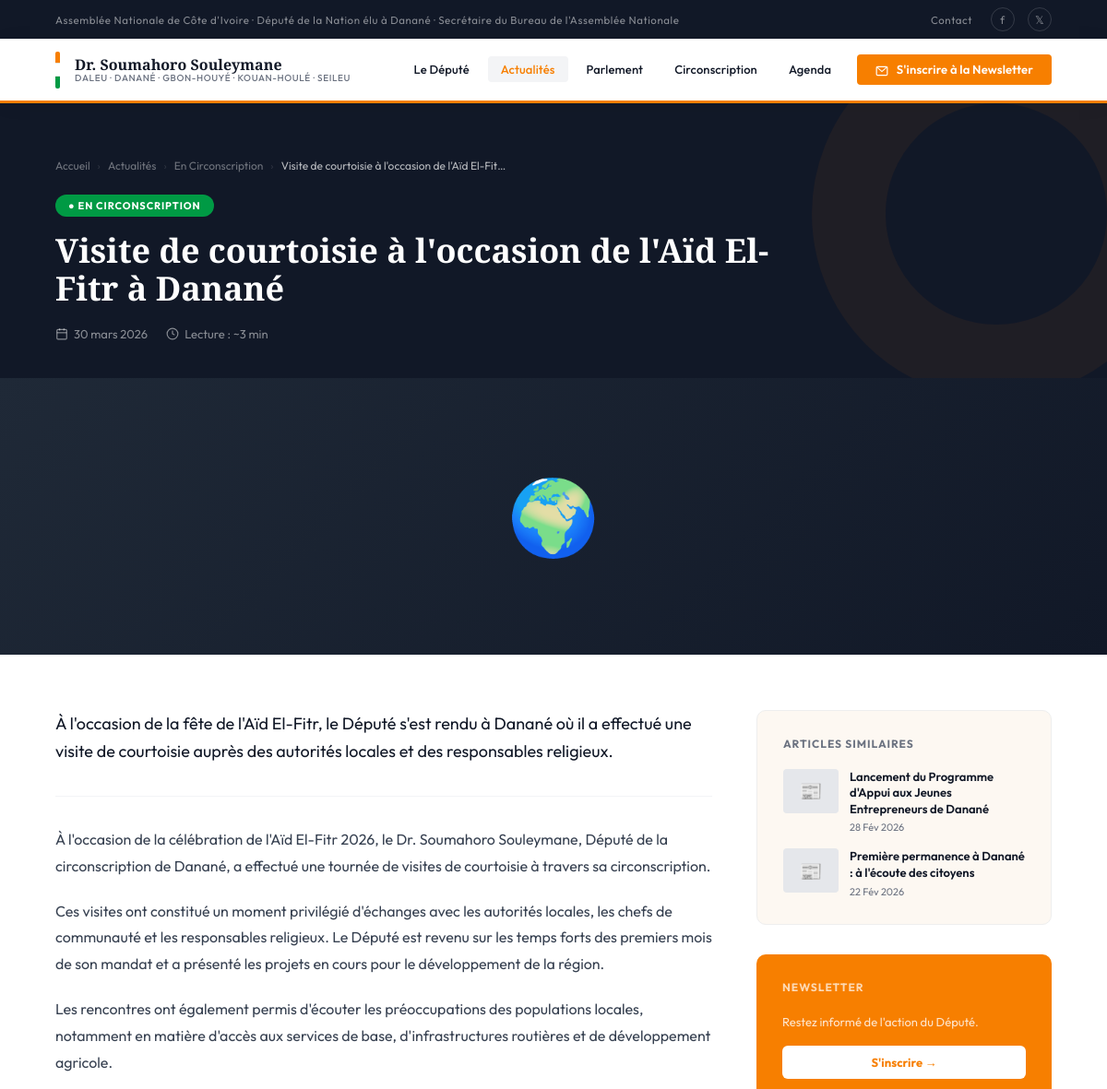
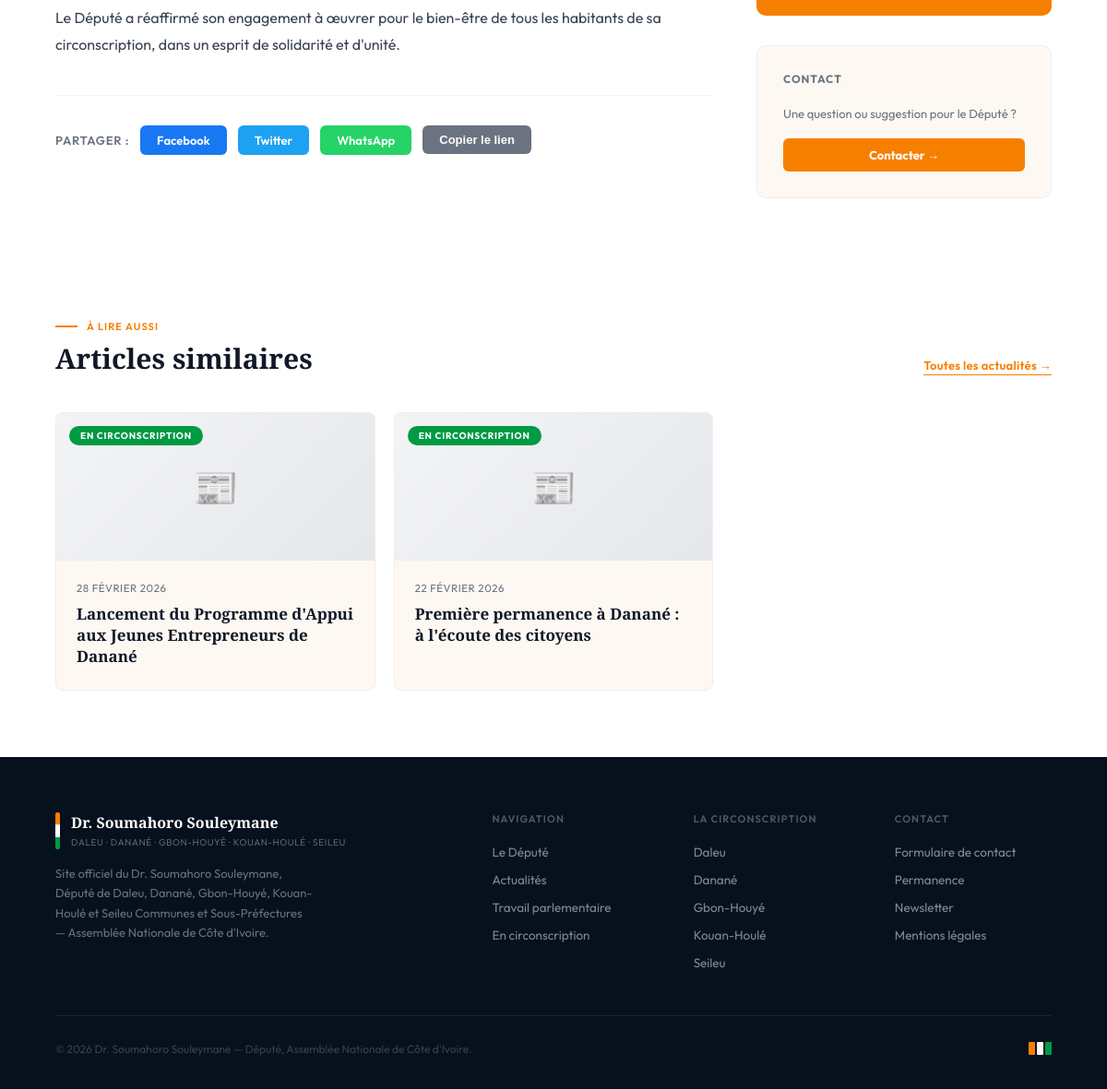
The page /actualites/visite-de-courtoisie-a-loccasion-de-laid-el-fitr-a-danane/ on the database its author committed (2 pictures, top to bottom).
### website/models.py (models this page shows, shortened)
class Actualite(models.Model):
    CATEGORIE_CHOICES = [
        ('assemblee', 'Assemblée Nationale'),
        ('circonscription', 'En Circonscription'),
        ('agriculture', 'Agriculture'),
        ('economie', 'Économie'),
        ('education', 'Éducation'),
        ('sante', 'Santé'),
        ('environnement', 'Environnement'),
        ('infrastructure', 'Infrastructure'),
        ('jeunesse', 'Jeunesse'),
        ('culture', 'Culture'),
        ('social', 'Social'),
        ('securite', 'Sécurité'),
        ('presse', 'Revue de Presse'),
        ('video', 'Vidéo'),
    ]
    titre            = models.CharField(max_length=255, verbose_name="Titre")
    slug             = models.SlugField(max_length=270, unique=True, blank=True)
    extrait          = models.TextField(max_length=400, verbose_name="Extrait")
    contenu          = models.TextField(verbose_name="Contenu")
    categorie        = models.CharField(max_length=30, choices=CATEGORIE_CHOICES, default='assemblee')
    image            = models.ImageField(upload_to='actualites/', blank=True, null=True)
    date_publication = models.DateField(verbose_name="Date de publication")
    en_vedette       = models.BooleanField(default=False, verbose_name="En vedette")
    publie           = models.BooleanField(default=True, verbose_name="Publié")
    created_at       = models.DateTimeField(auto_now_add=True)
    updated_at       = models.DateTimeField(auto_now=True)
    class Meta:
        verbose_name = "Actualité"
        verbose_name_plural = "Actualités"
        ordering = ['-date_publication', '-created_at']
    def get_absolute_url(self):
        return reverse('website:actualite_detail', kwargs={'slug': self.slug})
    def get_categorie_display_color(self):
        mapping = {
            'assemblee': 'var(--orange)', 'circonscription': 'var(--vert)',
            'presse': '#6B7280', 'video': '#7C3AED',
        }
        return mapping.get(self.categorie, 'var(--orange)')

### website/views.py (the view)
# urls.py: path('actualites/<slug:slug>/',     views.actualite_detail,      name='actualite_detail'),
def actualite_detail(request, slug):
    article = get_object_or_404(Actualite, slug=slug, publie=True)
    articles_lies = Actualite.objects.filter(
        publie=True, categorie=article.categorie
    ).exclude(pk=article.pk)[:3]
    context = {
        'article':      article,
        'articles_lies': articles_lies,
    }
    return render(request, 'actualite_detail.html', context)

### templates/Actualite_detail.html (shortened to what this page needs)
{% extends "base.html" %}
{% load static %}
{% block content %}
<div class="article-hero">
  <div class="breadcrumb">
    <a href="{% url 'website:index' %}">Accueil</a>
    <span class="breadcrumb-sep">›</span>
    <a href="{% url 'website:actualites' %}">Actualités</a>
    <span class="breadcrumb-sep">›</span>
    <a href="{% url 'website:actualites' %}?categorie={{ article.categorie }}">{{ article.get_categorie_display }}</a>
    <span class="breadcrumb-sep">›</span>
    <span style="color:rgba(255,255,255,0.7);">{{ article.titre|truncatechars:50 }}</span>
  </div>
  <div class="article-hero-cat" style="background:{{ article.get_categorie_display_color }};">
    ● {{ article.get_categorie_display }}
  </div>
  <h1 class="article-hero-title">{{ article.titre }}</h1>
  <div class="article-hero-meta">
    <div class="article-meta-item">
      <svg width="14" height="14" fill="none" stroke="currentColor" stroke-width="2" viewBox="0 0 24 24"><rect x="3" y="4" width="18" height="18" rx="2"/><line x1="16" y1="2" x2="16" y2="6"/><line x1="8" y1="2" x2="8" y2="6"/><line x1="3" y1="10" x2="21" y2="10"/></svg>
      {{ article.date_publication|date:"d F Y" }}
    </div>
    <div class="article-meta-item">
      <svg width="14" height="14" fill="none" stroke="currentColor" stroke-width="2" viewBox="0 0 24 24"><circle cx="12" cy="12" r="10"/><polyline points="12 6 12 12 16 14"/></svg>
      Lecture : ~{{ article.contenu|wordcount|divisibleby:200|default:"3" }} min
    </div>
  </div>
</div>
{% if article.image %}
  <img src="{{ article.image.url }}" alt="{{ article.titre }}" class="article-img-banner">
{% else %}
  <div class="article-img-placeholder">
    {% if article.categorie == 'assemblee' %}🏛️
    {% elif article.categorie == 'circonscription' %}🌍
    {% elif article.categorie == 'video' %}🎥
    {% else %}📰{% endif %}
  </div>
{% endif %}
<div class="article-layout">
  <div>
    <p style="font-size:18px; font-weight:400; color:var(--encre); line-height:1.7; margin-bottom:32px; padding-bottom:32px; border-bottom:1px solid #F3F4F6;">
      {{ article.extrait }}
    </p>
    <div class="article-body">
      {{ article.contenu|linebreaks }}
    </div>
    <div class="article-share">
      <span class="share-label">Partager :</span>
      <a href="https://www.facebook.com/sharer/sharer.php?u={{ request.build_absolute_uri }}" target="_blank" rel="noopener" class="share-btn share-fb">Facebook</a>
      <a href="https://twitter.com/intent/tweet?url={{ request.build_absolute_uri }}&text={{ article.titre|urlencode }}" target="_blank" rel="noopener" class="share-btn share-tw">Twitter</a>
      <a href="https://wa.me/?text={{ article.titre|urlencode }}%20{{ request.build_absolute_uri }}" target="_blank" rel="noopener" class="share-btn share-wa">WhatsApp</a>
      <button onclick="navigator.clipboard.writeText(window.location.href);this.textContent='✓ Copié!';" class="share-btn share-copy" style="border:none;">Copier le lien</button>
    </div>
  </div>
  <aside class="article-sidebar">
    {% if articles_lies %}
    <div class="sidebar-box">
      <div class="sidebar-title">Articles similaires</div>
      <div class="sidebar-related">
        {% for art in articles_lies %}
        <a href="{{ art.get_absolute_url }}" class="sidebar-art">
          <div class="sidebar-art-img">
            {% if art.image %}
              <img src="{{ art.image.url }}" alt="{{ art.titre }}">
            {% else %}
              {% if art.categorie == 'assemblee' %}🏛️{% elif art.categorie == 'video' %}🎥{% else %}📰{% endif %}
            {% endif %}
          </div>
          <div>
            <div class="sidebar-art-title">{{ art.titre|truncatechars:70 }}</div>
            <div class="sidebar-art-date">{{ art.date_publication|date:"d M Y" }}</div>
          </div>
        </a>
        {% endfor %}
      </div>
    </div>
    {% endif %}
    <div class="sidebar-box" style="background:var(--orange); border:none; color:var(--blanc);">
      <div class="sidebar-title" style="color:rgba(255,255,255,0.7);">Newsletter</div>
      <p style="font-size:13px; color:rgba(255,255,255,0.8); line-height:1.6; margin-bottom:16px;">Restez informé de l'action du Député.</p>
      <a href="{% url 'website:index' %}#newsletter" style="display:block; text-align:center; background:var(--blanc); color:var(--orange); padding:10px 20px; border-radius:6px; font-size:13px; font-weight:700; text-decoration:none;">S'inscrire →</a>
    </div>
    <div class="sidebar-box">
      <div class="sidebar-title">Contact</div>
      <p style="font-size:13px; color:var(--gris); line-height:1.6; margin-bottom:16px;">Une question ou suggestion pour le Député ?</p>
      <a href="{% url 'website:contact' %}" style="display:block; text-align:center; background:var(--orange); color:var(--blanc); padding:10px 20px; border-radius:6px; font-size:13px; font-weight:700; text-decoration:none;">Contacter →</a>
    </div>
  </aside>
</div>
{% if articles_lies %}
<section class="section section-alt">
  <div class="section-header">
    <div>
      <div class="eyebrow"><span>À lire aussi</span></div>
      <h2 class="section-title">Articles similaires</h2>
    </div>
    <a href="{% url 'website:actualites' %}" class="voir-tout">Toutes les actualités →</a>
  </div>
  <div style="display:grid; grid-template-columns:repeat(3,1fr); gap:20px;">
    {% for art in articles_lies %}
    <a href="{{ art.get_absolute_url }}" class="article-card">
      <div class="art-img" style="height:160px; position:relative; overflow:hidden;">
        {% if art.image %}
          <img src="{{ art.image.url }}" alt="{{ art.titre }}" style="width:100%;height:100%;object-fit:cover;">
        {% else %}
          <div class="art-placeholder">📰</div>
        {% endif %}
        <div class="art-tag" style="background:{{ art.get_categorie_display_color }};">{{ art.get_categorie_display }}</div>
      </div>
      <div class="art-body">
        <div class="art-date">{{ art.date_publication|date:"d F Y" }}</div>
        <div class="art-title">{{ art.titre }}</div>
      </div>
    </a>
    {% endfor %}
  </div>
</section>
{% endif %}
{% endblock %}

### rows shown on the page
Actualite: categorie "En Circonscription", titre "Visite de courtoisie à l'occasion de l'Aïd El-Fit…", categorie "EN CIRCONSCRIPTION", titre "Visite de courtoisie à l'occasion de l'Aïd El-Fitr à Danané", date_publication "30 mars 2026", contenu|divisibleby "3", extrait "À l'occasion de la fête de l'Aïd El-Fitr, le Député s'est rendu à Danané où il a effectué une visite de courtoisie auprès des autorités locales et des responsables religieux.", contenu "À l'occasion de la célébration de l'Aïd El-Fitr 2026, le Dr. Soumahoro Souleymane, Député de la circonscription de Danané, a effectué une tournée de visites de courtoisie à travers sa circonscription. Ces visites ont constitué un moment privilégié d'échanges avec les autorités locales, les chefs de communauté et les responsables religieux. Le Député est revenu sur les temps forts des premiers mois de son mandat et a présenté les projets en cours pour le développement de la région. Les rencontres ont également permis d'écouter les préoccupations des populations locales, notamment en matière d'accès aux services de base, d'infrastructures routières et de développement agricole. Le Député a…"
Actualite: titre "Lancement du Programme d'Appui aux Jeunes Entrepreneurs de Danané", date_publication "28 Fév 2026", categorie "EN CIRCONSCRIPTION", date_publication "28 FÉVRIER 2026"
Actualite: titre "Première permanence à Danané : à l'écoute des citoyens", date_publication "22 Fév 2026", categorie "EN CIRCONSCRIPTION", date_publication "22 FÉVRIER 2026"
